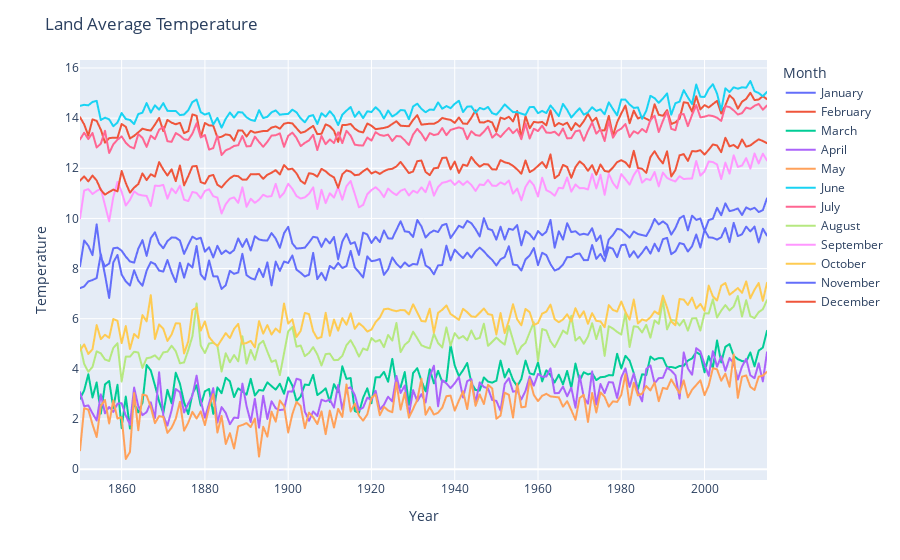

Source (notebook cell):
### Code cell
#Since the data is provided at a monthly level, checking to see if the LandAveragetemperatures show seasonality and if we need to make special adjustments with that.
# So, using the below table to convert the data to monthly leve and plotting the same. 

def monthly_temp_table(df):
    df["Year"] = pd.to_datetime(df["dt"], format="%Y-%m-%d").dt.year
    df["Month"] = pd.to_datetime(df["dt"], format="%Y-%m-%d").dt.month_name()
    table = pd.pivot_table(df, values="LandAverageTemperature", index="Year", columns="Month")
    table.columns = pd.date_range(start='1/1/1850', periods=12, freq='M').strftime('%B')
    return table


table = monthly_temp_table(df_clean)

table = table.reset_index()
table = pd.melt(table, id_vars=["Year"], var_name="Month", value_name="Temperature")
fig = px.line(table, x="Year", y="Temperature", color="Month")
fig.update_layout(title="Land Average Temperature", xaxis_title="Year", yaxis_title="Temperature")
fig.show()

### Figure 1 — Plotly figure (JSON) as saved in the notebook; plotly's stock layout.template omitted (floating-point values rounded to 4 significant figures; data arrays with more than 128 entries replaced by an {"elided": "..."} marker saying what was removed)
{"data": [{"hovertemplate": "Month=January<br>Year=%{x}<br>Temperature=%{y}<extra></extra>", "legendgroup": "January", "line": {"color": "#636efa", "dash": "solid"}, "marker": {"symbol": "circle"}, "mode": "lines", "name": "January", "showlegend": true, "type": "scattergl", "x": {"elided": "166 int values"}, "xaxis": "x", "y": {"elided": "166 float values"}, "yaxis": "y"}, {"hovertemplate": "Month=February<br>Year=%{x}<br>Temperature=%{y}<extra></extra>", "legendgroup": "February", "line": {"color": "#EF553B", "dash": "solid"}, "marker": {"symbol": "circle"}, "mode": "lines", "name": "February", "showlegend": true, "type": "scattergl", "x": {"elided": "166 int values"}, "xaxis": "x", "y": {"elided": "166 float values"}, "yaxis": "y"}, {"hovertemplate": "Month=March<br>Year=%{x}<br>Temperature=%{y}<extra></extra>", "legendgroup": "March", "line": {"color": "#00cc96", "dash": "solid"}, "marker": {"symbol": "circle"}, "mode": "lines", "name": "March", "showlegend": true, "type": "scattergl", "x": {"elided": "166 int values"}, "xaxis": "x", "y": {"elided": "166 float values"}, "yaxis": "y"}, {"hovertemplate": "Month=April<br>Year=%{x}<br>Temperature=%{y}<extra></extra>", "legendgroup": "April", "line": {"color": "#ab63fa", "dash": "solid"}, "marker": {"symbol": "circle"}, "mode": "lines", "name": "April", "showlegend": true, "type": "scattergl", "x": {"elided": "166 int values"}, "xaxis": "x", "y": {"elided": "166 float values"}, "yaxis": "y"}, {"hovertemplate": "Month=May<br>Year=%{x}<br>Temperature=%{y}<extra></extra>", "legendgroup": "May", "line": {"color": "#FFA15A", "dash": "solid"}, "marker": {"symbol": "circle"}, "mode": "lines", "name": "May", "showlegend": true, "type": "scattergl", "x": {"elided": "166 int values"}, "xaxis": "x", "y": {"elided": "166 float values"}, "yaxis": "y"}, {"hovertemplate": "Month=June<br>Year=%{x}<br>Temperature=%{y}<extra></extra>", "legendgroup": "June", "line": {"color": "#19d3f3", "dash": "solid"}, "marker": {"symbol": "circle"}, "mode": "lines", "name": "June", "showlegend": true, "type": "scattergl", "x": {"elided": "166 int values"}, "xaxis": "x", "y": {"elided": "166 float values"}, "yaxis": "y"}, {"hovertemplate": "Month=July<br>Year=%{x}<br>Temperature=%{y}<extra></extra>", "legendgroup": "July", "line": {"color": "#FF6692", "dash": "solid"}, "marker": {"symbol": "circle"}, "mode": "lines", "name": "July", "showlegend": true, "type": "scattergl", "x": {"elided": "166 int values"}, "xaxis": "x", "y": {"elided": "166 float values"}, "yaxis": "y"}, {"hovertemplate": "Month=August<br>Year=%{x}<br>Temperature=%{y}<extra></extra>", "legendgroup": "August", "line": {"color": "#B6E880", "dash": "solid"}, "marker": {"symbol": "circle"}, "mode": "lines", "name": "August", "showlegend": true, "type": "scattergl", "x": {"elided": "166 int values"}, "xaxis": "x", "y": {"elided": "166 float values"}, "yaxis": "y"}, {"hovertemplate": "Month=September<br>Year=%{x}<br>Temperature=%{y}<extra></extra>", "legendgroup": "September", "line": {"color": "#FF97FF", "dash": "solid"}, "marker": {"symbol": "circle"}, "mode": "lines", "name": "September", "showlegend": true, "type": "scattergl", "x": {"elided": "166 int values"}, "xaxis": "x", "y": {"elided": "166 float values"}, "yaxis": "y"}, {"hovertemplate": "Month=October<br>Year=%{x}<br>Temperature=%{y}<extra></extra>", "legendgroup": "October", "line": {"color": "#FECB52", "dash": "solid"}, "marker": {"symbol": "circle"}, "mode": "lines", "name": "October", "showlegend": true, "type": "scattergl", "x": {"elided": "166 int values"}, "xaxis": "x", "y": {"elided": "166 float values"}, "yaxis": "y"}, {"hovertemplate": "Month=November<br>Year=%{x}<br>Temperature=%{y}<extra></extra>", "legendgroup": "November", "line": {"color": "#636efa", "dash": "solid"}, "marker": {"symbol": "circle"}, "mode": "lines", "name": "November", "showlegend": true, "type": "scattergl", "x": {"elided": "166 int values"}, "xaxis": "x", "y": {"elided": "166 float values"}, "yaxis": "y"}, {"hovertemplate": "Month=December<br>Year=%{x}<br>Temperature=%{y}<extra></extra>", "legendgroup": "December", "line": {"color": "#EF553B", "dash": "solid"}, "marker": {"symbol": "circle"}, "mode": "lines", "name": "December", "showlegend": true, "type": "scattergl", "x": {"elided": "166 int values"}, "xaxis": "x", "y": {"elided": "166 float values"}, "yaxis": "y"}], "layout": {"legend": {"title": {"text": "Month"}, "tracegroupgap": 0}, "margin": {"t": 60}, "title": {"text": "Land Average Temperature"}, "xaxis": {"anchor": "y", "domain": [0, 1], "title": {"text": "Year"}}, "yaxis": {"anchor": "x", "domain": [0, 1], "title": {"text": "Temperature"}}}}
